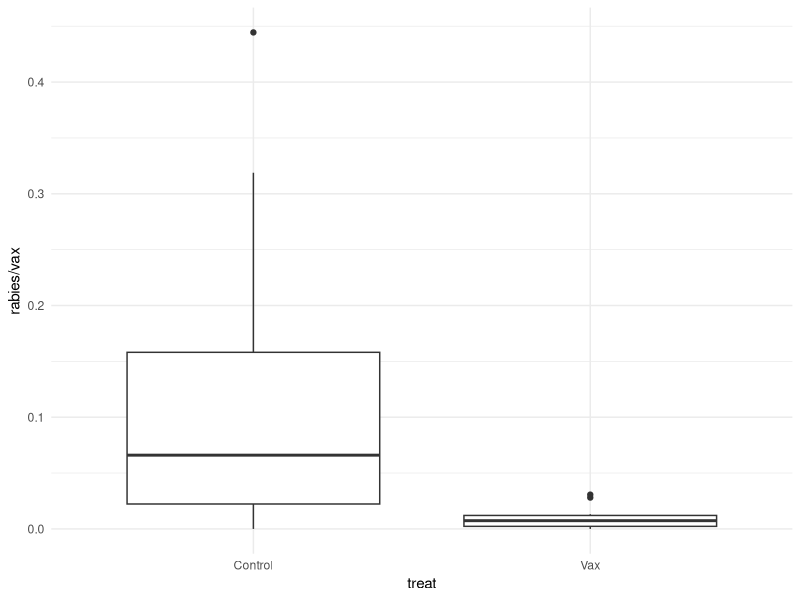

The R source for this figure:
library(dplyr)

numVillages <- 20
medianDogs <- 1000
spread <- 0.4

vaxPropT <- 0.75
vaxPropC <- 0.1
vaxSpread <- 0.1

rProbT <- 0.03
rProbC <- 0.01
rSpread <- 1

## Set up treatment
numTreat <- round(numVillages/2)
treatments <- c(rep("Vax", numTreat), rep("Control", numVillages-numTreat))

latent <- tibble(
	pop = as.integer(rlnorm(numVillages, meanlog=log(medianDogs), sdlog=spread))
	, treat = sample(treatments)
	, vpbase = ifelse(treat=="Vax", vaxPropT, vaxPropC)
	## Beta calculations (follow up with me later)
	, b1 = (1-vpbase)*vaxSpread
	, b2 = vpbase*vaxSpread
	, vp = rbeta(numVillages, 1/b1, 1/b2)

	, vax = rbinom(numVillages, size=pop, prob=vp)
	, unvax = pop-vax

	## Beta calculations for rabies
	, rpBase = ifelse(treat=="Vax", rProbT, rProbC)
	, rps1 = (1-rpBase)*rSpread
	, rps2 = rpBase*rSpread
	, rp = rbeta(numVillages, 1/rps1, 1/rps2)
	, rabies = rbinom(numVillages, size=unvax, prob=rp)
)

## Lot of complications could be added here!!
obs <- (latent
	|> select(treat, vax, unvax, rabies)
)

library(ggplot2); theme_set(theme_minimal())

print(ggplot(obs)
	+ aes(treat, rabies/vax)
	+ geom_boxplot()
)
